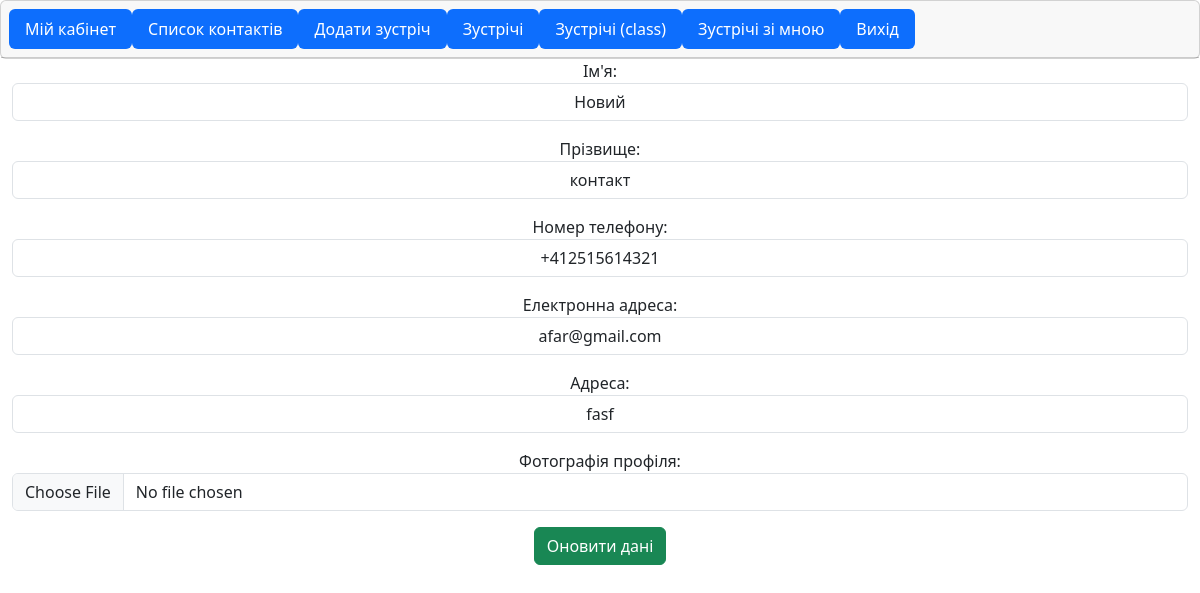
The page /phones/edit_contact/5/ (signed in) on the database as committed earlier.
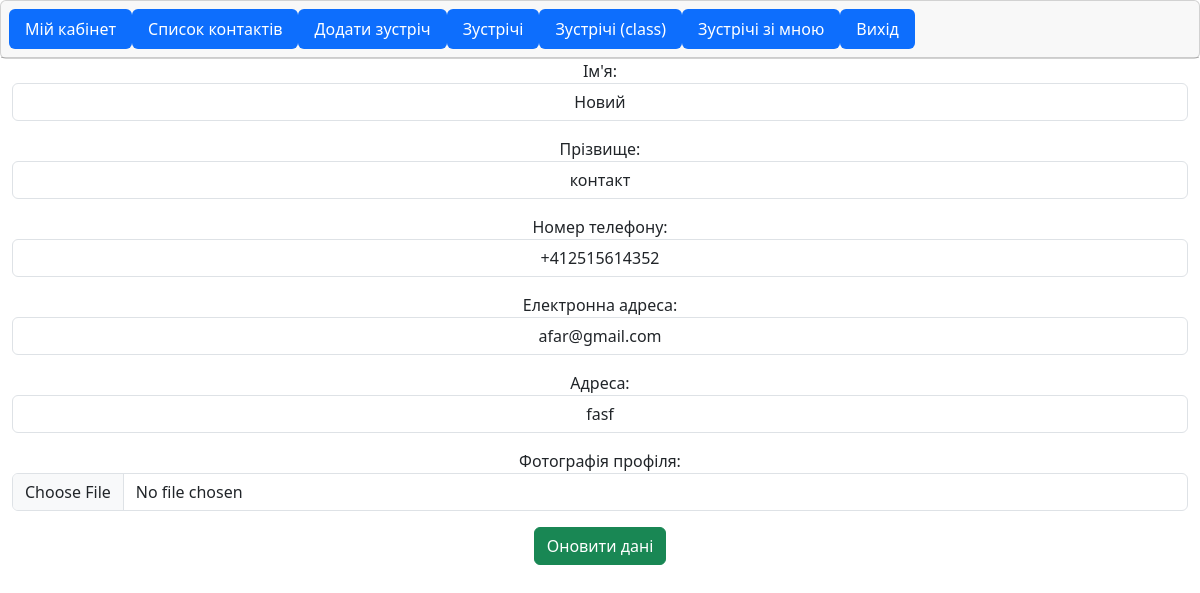
The same page on the database as committed later.
### PhoneBook/models.py (models this page shows, shortened)
class Contact(models.Model):
    first_name = models.CharField(max_length=20)
    last_name = models.CharField(max_length=20)
    phone_number = models.CharField(max_length=15)
    email = models.EmailField(max_length=20,null=True,default=None)
    address=models.CharField(max_length=100,null=True,default=None)
    profile_picture = models.ImageField(null=True,blank=True,upload_to=".")
    user = models.ForeignKey("UserManager.MySuperUser",on_delete=models.CASCADE)

### PhoneBook/views.py (the view)
# urls.py: path("edit_contact/<int:id>/",views.edit_contact,name="edit contact"),
@login_required
def edit_contact(request,id):
    contact = Contact.objects.filter(pk=id,user=request.user).first()
    form = ContactForm(data=request.POST or None,files=request.FILES or None,instance=contact)
    if request.POST and form.changed_data:
        form.save()
        messages.add_message(request=request,message="Дані успішно оновлено",level=messages.SUCCESS)
        return redirect("get_contacts")
    return render(request,"edit_contact.html",context=dict(form = form))

### PhoneBook/forms.py
class ContactForm(forms.ModelForm):
    first_name=forms.CharField(max_length=20,widget=forms.TextInput(attrs={"class":"form-control text-center"}),label="Ім'я")
    last_name=forms.CharField(max_length=20,widget=forms.TextInput(attrs={"class":"form-control text-center"}),label="Прізвище")
    phone_number=forms.CharField(max_length=20,widget=forms.TextInput(attrs={"class":"form-control text-center"}),label="Номер телефону")
    email=forms.CharField(max_length=20,required=False,widget=forms.EmailInput(attrs={"class":"form-control text-center "}),label="Електронна адреса")
    address=forms.CharField(max_length=20,required=False,widget=forms.TextInput(attrs={"class":"form-control text-center "}),label="Адреса")
    profile_picture = forms.ImageField(required=False,widget=forms.FileInput(attrs={"class":"form-control text-center "}),label="Фотографія профіля")
    class Meta:
        model=Contact
        fields=("first_name","last_name","phone_number","email","address","profile_picture")

### PhoneBook/templates/edit_contact.html (shortened to what this page needs)
{% extends "base.html" %}
{% block content %}
<form method = "post" enctype="multipart/form-data">
    {{ form.as_p }}
    <input type = "submit" class="btn btn-success" value = "Оновити дані" >
</form>
{% endblock content %}

### UserManager/templates/base.html (shortened to what this page needs)
<!DOCTYPE html>
<html lang="en">
<head>
    <link href="https://cdn.jsdelivr.net/npm/bootstrap@5.3.8/dist/css/bootstrap.min.css" rel="stylesheet">
</head>
<body>
    {% include 'navigation.html' %}
    <div class = "container-fluid text-center col-12" >
    {% block content %}
    {% endblock content %}
    </div>
</body>
</html>

### UserManager/templates/navigation.html (shortened to what this page needs)
<div class="card text-center">
  <div class="card-header">
    <ul class="nav nav-pills card-header-pills">
      <li class="nav-item">
        <a class="nav-link active" href="{%url 'index'%}">Мій кабінет</a>
      </li>
      <li class="nav-item">
        <a class="nav-link active" href="{%url 'get_contacts'%}">Список контактів </a>
      </li>
       <li class="nav-item">
        <a class="nav-link active" href="{%url 'get_add_form'%}">Додати зустріч</a>
      </li>
       <li class="nav-item">
        <a class="nav-link active" href="{%url 'planners'%}">Зустрічі</a>
      </li>
      <li class="nav-item">
        <a class="nav-link active" href="{%url 'list_view'%}">Зустрічі (class)
        </a>
      </li>
      <li class = "nav-item">
        <a class="nav-link active" href = "{%url 'planners_with_me'%}">Зустрічі зі мною</a>
      </li>
    {% if request.user.is_authenticated %}
       <li class = "nav-item">
        <a class="nav-link active" href = "{%url 'logout'%}">Вихід</a>
      </li>
      {%endif%}
    </ul>
  </div>
</div>

Rows that differ between the two databases and show on the page:
changed Contact "Новий": phone_number "+412515614321" → "+412515614352"
